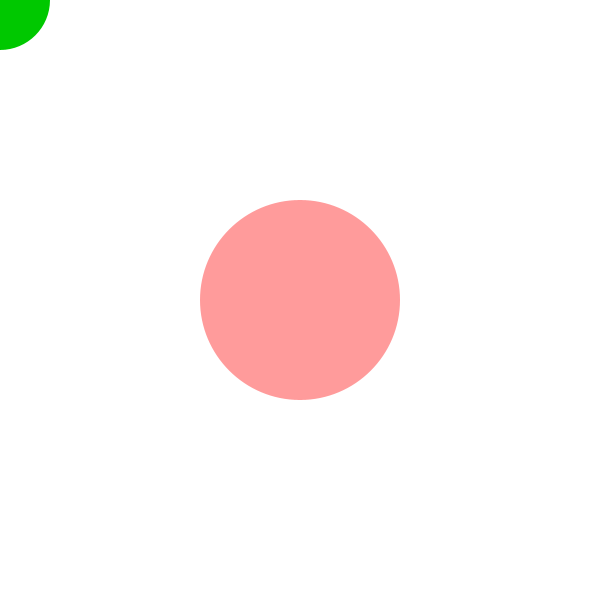
Frame 1 (no input)
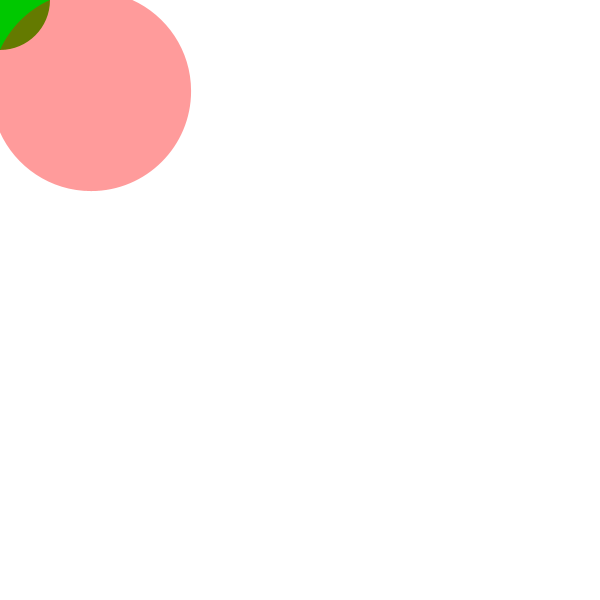
Frame 60 (the mouse pressed at the canvas centre just before this capture)
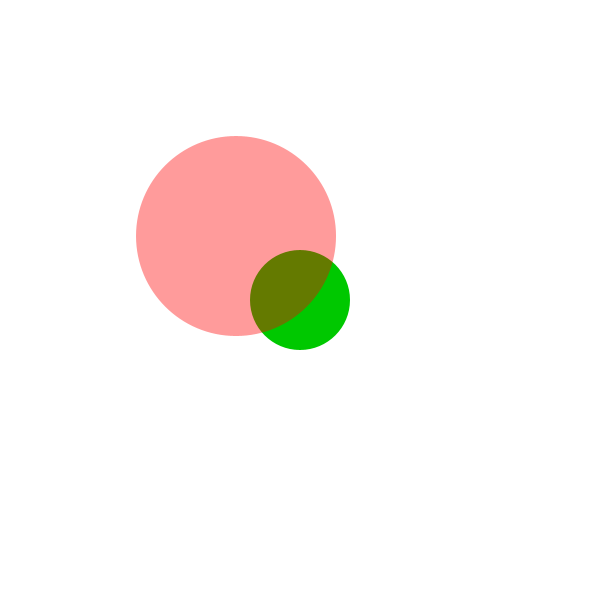
Frame 120 (the mouse held since frame 60 and released just before this capture)

The Processing sketch that drew these frames (run headless with seeded random() and noise(); from frame 60 on, the mouse is pressed at the canvas centre):

// Processing sketch: P_S2_Movement2
// ── P_S2_Movement2.pde

//Created by Tomas de Camino
// Follow the mouse
 
float x,y;
 
void setup(){
 size(600,600);
 smooth();
 noCursor();
 x= width/2;
 y= width/2;
 ellipseMode(CENTER);
}
 
void draw(){
  background(255);
  fill(0,200,0);
  noStroke();
  ellipse(mouseX, mouseY, 100,100);
  fill(255,0,0,100);
  ellipse(x ,y ,200,200);
  x+=(mouseX-x)/50;
  y+=(mouseY-y)/50;
}
